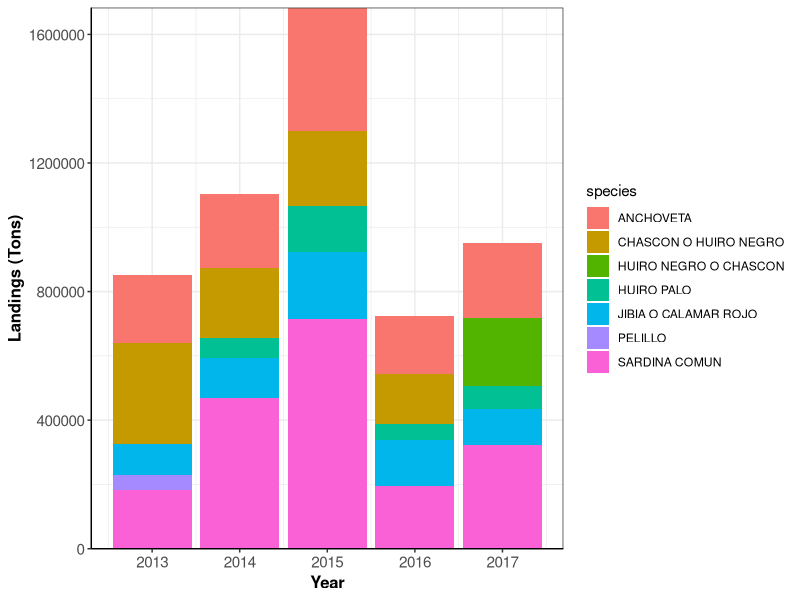
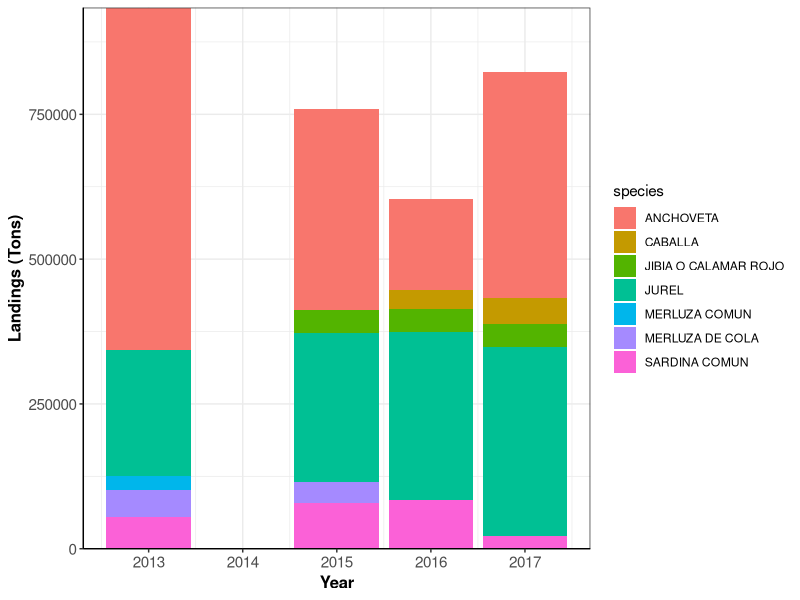

Here is the R script that generated these plots, in order:
## ---- chunk 1
knitr::opts_chunk$set(echo = TRUE)

library(here)
library(magrittr)
library(dplyr)
library(tidyr)
library(ggplot2)
library(readr)
## ---- chunk 2

landings_reg<- read_csv(here("clean_databases/landings_SERNAPESCA.csv")) %>% 
  filter(region != "national") %>% 
  mutate( tons = as.numeric(tons))

## ---- chunk 3

## General
landing_reg_general <- landings_reg %>%
  group_by(year, species, subsector) %>% 
  summarise(tons = sum(tons, na.rm = T)) %>% 
  data.frame()

## Artisanal

top5_catch_art_per_year <- landing_reg_general  %>%
  filter(subsector== 'artisanal') %>% 
  arrange(year, desc(tons)) %>% 
  group_by(year) %>% 
  top_n(5, tons) %>% 
  data.frame()

## Industrial -- Including fabric vessels. 

top5_catch_ind_per_year <- landing_reg_general  %>%
  filter(subsector %in% c('industrial', 'fabric_vessel')) %>% 
  group_by(species, year) %>% 
  summarise(tons = sum(tons)) %>% 
  arrange(year, desc(tons)) %>% 
  group_by(year) %>% 
  top_n(5, tons) %>% 
  data.frame()

## ---- chunk 4

## Plot 

main_catch_art <- 
  ggplot(data = top5_catch_art_per_year, aes(x = year, y = tons, fill = species)) + 
    geom_bar(stat= "identity")+
    scale_y_continuous(expand = c(0, 0)) +
    labs(y="Landings (Tons)", x="Year")+
    theme_bw()+
    theme(axis.line = element_line(colour = "black"),
        axis.text=element_text(size=11),
        axis.title=element_text(size=12,face="bold"))

# I am not including 2014 for now because we are missing one database for industrial landings for 2014 (landings per species and region in national waters)

main_catch_ind <- 
  ggplot(data = filter(top5_catch_ind_per_year, year != 2014), aes(x = year, y = tons, fill = species)) + 
    geom_bar(stat= "identity")+
    scale_y_continuous(expand = c(0, 0)) +
    labs(y="Landings (Tons)", x="Year")+
    theme_bw()+
    theme(axis.line = element_line(colour = "black"),
        axis.text=element_text(size=11),
        axis.title=element_text(size=12,face="bold"))

